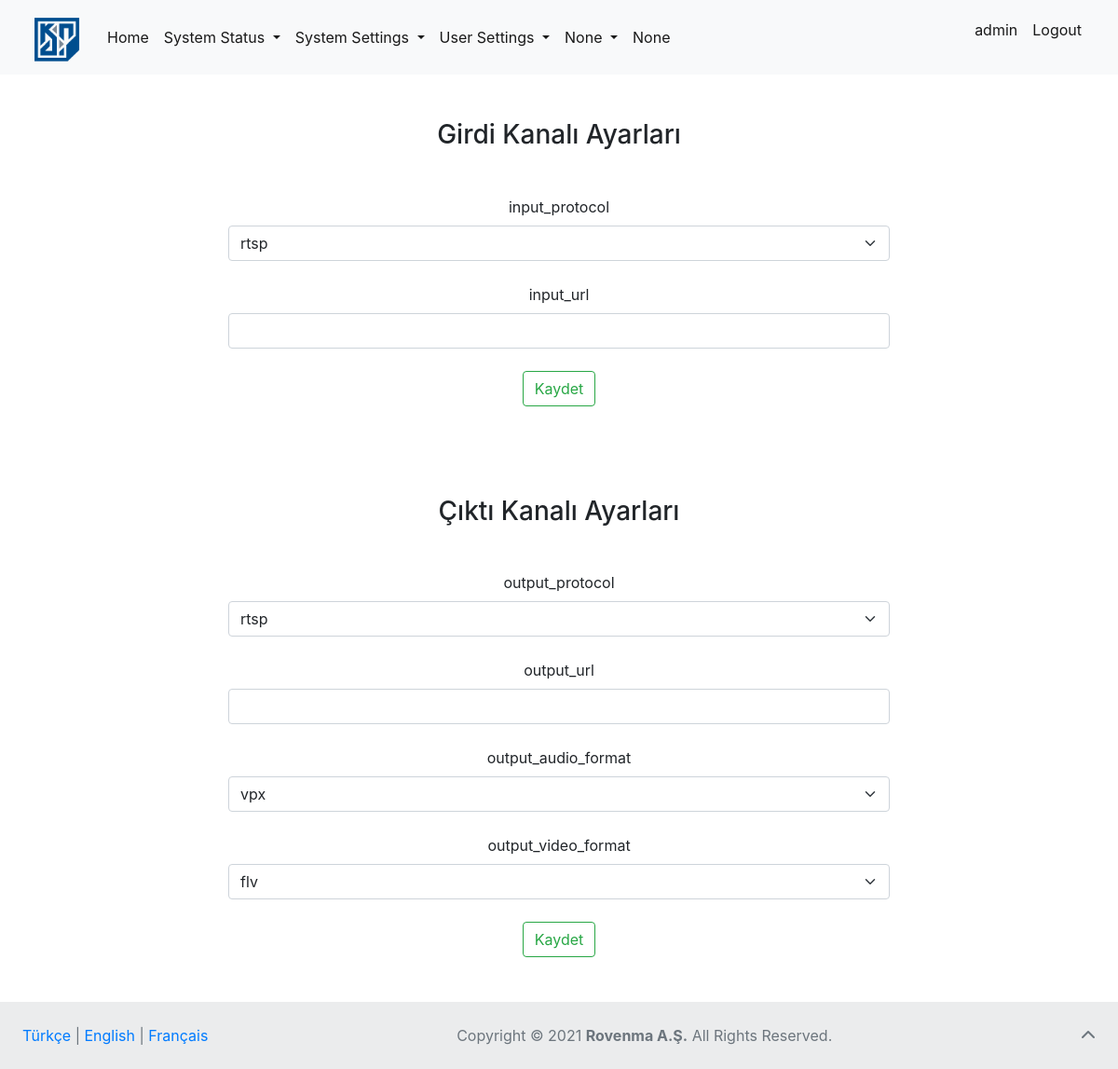
The page /input-settings (signed in) on the database as committed earlier.
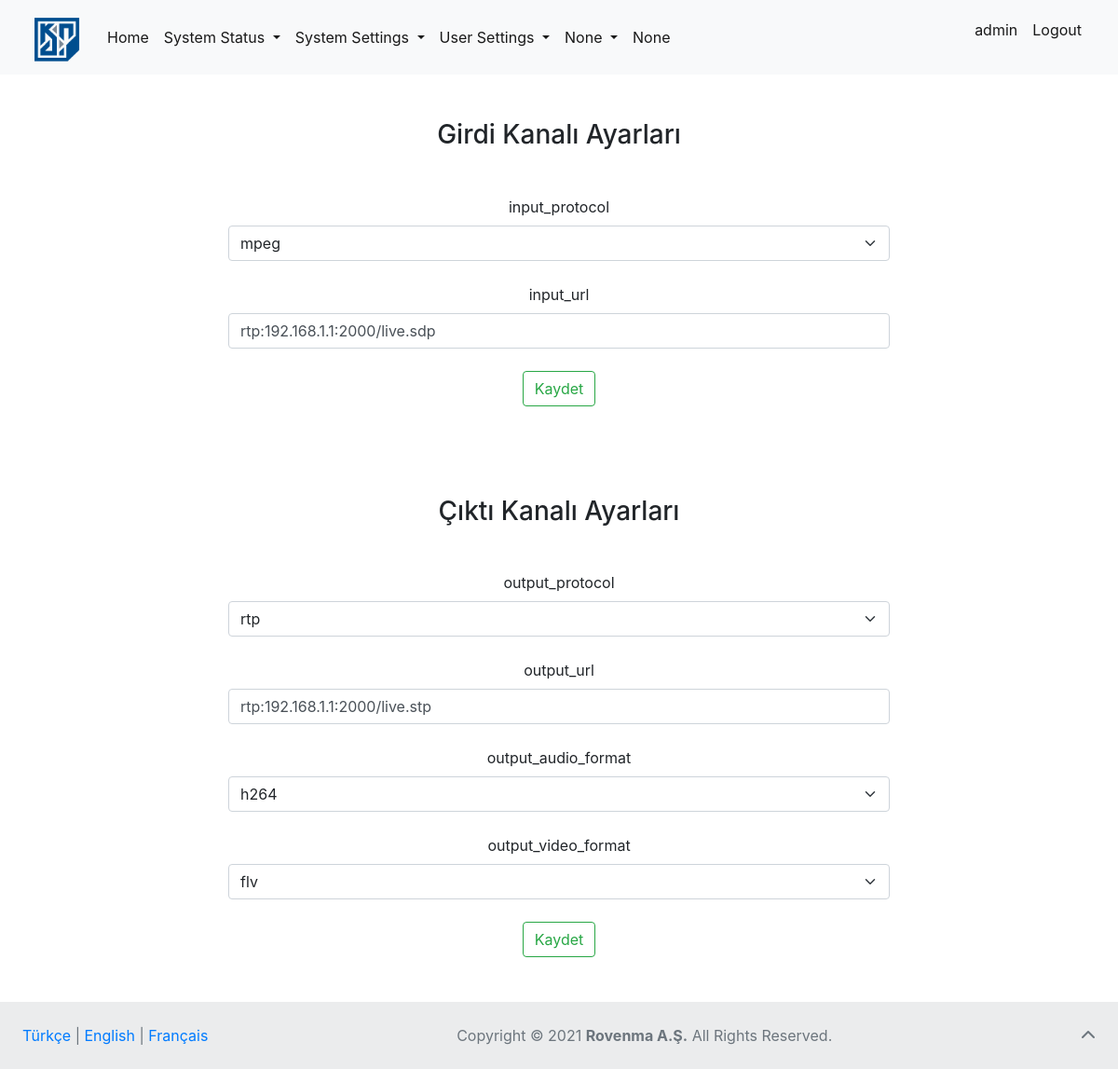
The same page on the database as committed later.
### video_transfer/models.py (models this page shows, shortened)
class InputSettings(models.Model):
  protocols = [
    ("0", "rtsp"),
    ("1", "rtp"),
    ("2", "rtmp"),
    ("3", "mpeg"),
    ("4", "srt"),
    ("5", "hls")
  ]
  input_protocol = models.CharField(verbose_name="input_protocol", max_length=5, choices=protocols)
  input_url = models.CharField(verbose_name="input_url", max_length=30)

class OutputSettings(models.Model):
  protocols = [
    ("0", "rtsp"),
    ("1", "rtp"),
    ("2", "rtmp"),
    ("3", "mpeg"),
    ("4", "srt"),
    ("5", "hls")
  ]
  video_formats = [
    ("0", "flv"),
    ("1", "avi"),
    ("2", "hls"),
    ("3", "ogg"),
    ("4", "mpeg4"),
    ("5", "gif"),
    ("6", "jpeg2000")
  ]
  audio_format = [
    ("0", "vpx"),
    ("1", "h264"),
    ("2", "h265"),
    ("3", "avs2")
  ]
  output_protocol = models.CharField(verbose_name="output_protocol", max_length=5, choices=protocols)
  output_url = models.CharField(verbose_name="output_url", max_length=30)
  output_audio_format = models.CharField(verbose_name="output_audio_format", max_length=5, choices=audio_format)
  output_video_format = models.CharField(verbose_name="output_video_format", max_length=9, choices=video_formats)

### video_transfer/views.py (the view)
# urls.py: path('input-settings', views.input_view, name='video_input'),
def input_view(request):
    if request.user.is_authenticated:
        lang = "EN"
        cookie_lang = request.COOKIES.get("lang")
        for article in NavbarFooterArticles.objects.all():
            if cookie_lang == article.lang:
                lang = article.lang
                break
        navbar = NavbarFooterArticles.objects.get(lang=lang)
        input_settings = InputSettings.objects.all().first()
        output_settings = OutputSettings.objects.all().first()
        if request.method == "POST":
            input_settings.input_protocol = request.POST.get("input_protocol")
            input_settings.input_url = request.POST.get("input_url")
            output_settings.output_protocol = request.POST.get(
                "output_protocol")
            output_settings.output_url = request.POST.get("output_url")
            output_settings.output_audio_format = request.POST.get(
                "output_audio_format")
            output_settings.output_video_format = request.POST.get(
                "output_video_format")
            input_settings.save()
            output_settings.save()
        else:
            context = {
                "input_settings": input_settings,
                "output_settings": output_settings,
                "navbar_articles": navbar
            }
            return render(request, 'video_transfer/input_settings.html', context=context)
    else:
        return redirect('login')

### templates/video_transfer/input_settings.html (shortened to what this page needs)
{% extends 'base.html' %}  {% block body %}
<div class="container mt-5">
  <h3 class="text mt-3 mb-5">Girdi Kanalı Ayarları</h3>
  <form method="POST" action="{% url 'save_input_settings' %}">
    <div class="col-8">
      <div class="mt-4">
        <label for="input_protocol" class="form-label">input_protocol</label>
        <select
          required
          class="form-select"
          name="input_protocol"
          id="input_protocol"
        >
          <option value="0">rtsp</option>
          <option value="3">mpeg</option>
        </select>
      </div>
      <div class="mt-4">
        <label for="input_url" class="form-label">input_url</label>
        <input
          type="url"
          name="input_url"
          id="input_url"
          value="{{ input_settings.input_url }}"
          class="form-control"
          required
        />
      </div>
      <button type="submit" class="mt-4 mb-5 btn btn-outline-success">
        Kaydet
      </button>
    </div>
  </form>
  <h3 class="text mt-5 mb-5">Çıktı Kanalı Ayarları</h3>
  <form method="POST" action="{% url 'save_output_settings' %}">
    <div class="col-8">
      <div class="mt-4">
        <label for="output_protocol" class="form-label">output_protocol</label>
        <select
          required
          class="form-select"
          name="output_protocol"
          id="output_protocol"
        >
          <option value="0">rtsp</option>
          <option value="1">rtp</option>
        </select>
      </div>
      <div class="mt-4">
        <label for="output_url" class="form-label">output_url</label>
        <input
          type="url"
          name="output_url"
          id="output_url"
          value="{{ output_settings.output_url }}"
          class="form-control"
          required
        />
      </div>
      <div class="mt-4">
        <label for="output_audio_format" class="form-label"
          >output_audio_format</label
        >
        <select
          class="form-select"
          name="output_audio_format"
          id="output_audio_format"
          required
        >
          <option value="0">vpx</option>
          <option value="1">h264</option>
        </select>
      </div>
      <div class="mt-4">
        <label for="output_video_format" class="form-label"
          >output_video_format</label
        >
        <select
          class="form-select"
          name="output_video_format"
          id="output_video_format"
          required
        >
          <option value="0">flv</option>
        </select>
      </div>
      <button type="submit" class="mt-4 mb-5 btn btn-outline-success">
        Kaydet
      </button>
    </div>
  </form>
</div>
{% endblock body %}

Rows that differ between the two databases and show on the page:
added InputSettings: input_url "rtp:192.168.1.1:2000/live.sdp"
added OutputSettings: output_url "rtp:192.168.1.1:2000/live.stp"
Other text that changed with them:
form field input_protocol: "rtsp" → "mpeg"
form field output_protocol: "rtsp" → "rtp"
form field output_audio_format: "vpx" → "h264"
